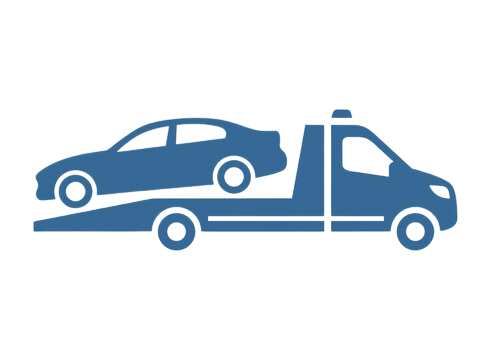
#> input picture public/truck.png, 491 x 360 px
$ python color.py
#> lines starting #> are read from the running program, lines starting #| are printed output that depends on the picture
from PIL import Image, ImageColor

img = Image.open('public/truck.png').convert('RGBA')
#> img is the input picture: PIL image 491x360 RGBA; mean R, G, B, A 9, 18.1, 25.9, 40.6
target_color = ImageColor.getcolor('#0f4c81', 'RGB')
gray = img.convert('LA')
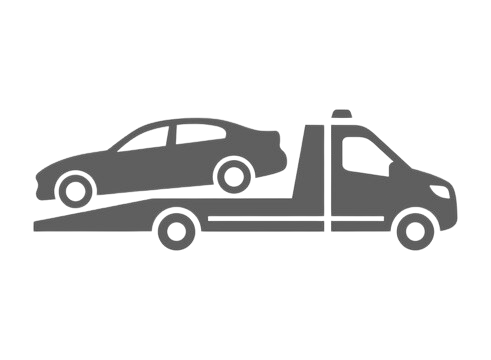
#> gray: PIL image 491x360 LA; mean R, G, B, A 16.3, 16.3, 16.3, 40.6; transparent parts drawn white
result = Image.new('RGBA', img.size)
#> result: PIL image 491x360 RGBA; every value is 0

for x in range(img.width):
    for y in range(img.height):
        l, a = gray.getpixel((x, y))
        if a > 0:
            # We want to keep it bright if it's bright.
            # Screen or Overlay blending might be better, or just multiply if we want it colored.
            # Let's do a tint: map white to white, black to black, and midtones to blue.
            # But wait, a simple multiply is usually okay for icons.
            # Actually, let's map white to target color, or keep white as white?
            # A simple way to make it "blue":
            r = int(target_color[0] * (l / 255.0) + 255 * (1 - (l / 255.0)) * 0.2)
            # This is getting complicated. Let's just do multiply.
            r = int(target_color[0] * l / 255.0)
            g = int(target_color[1] * l / 255.0)
            b = int(target_color[2] * l / 255.0)

            # If the image was very dark, it will be very dark blue.
            # If it was a black silhouette, l will be 0, so it will be black.
            # Wait, if it's a silhouette (mostly black), multiplying will keep it black!
            # If it's a black icon, we should just replace non-transparent pixels with target_color.
            # Let's just mix the color: if a pixel has alpha, color it target_color but keep original luminosity to some extent.
            # Let's just use the target color directly for everything to make it a flat icon, but keep alpha!
            # Wait, if it's a detailed icon, losing details is bad.
            # Let's just map the dark pixels to target color, and keep light pixels light.
            r = target_color[0] + int((255 - target_color[0]) * (l / 255.0))
            g = target_color[1] + int((255 - target_color[1]) * (l / 255.0))
            b = target_color[2] + int((255 - target_color[2]) * (l / 255.0))

            # This makes black -> target_color, white -> white.
            # Perfect for black icons!
            result.putpixel((x, y), (r, g, b, a))
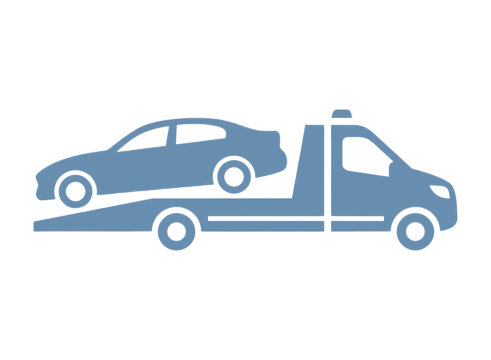
#> result: PIL image 491x360 RGBA; mean R, G, B, A 17.9, 24.7, 30.6, 40.6; transparent parts drawn white

result.save('public/truck.png')
print("Done")
